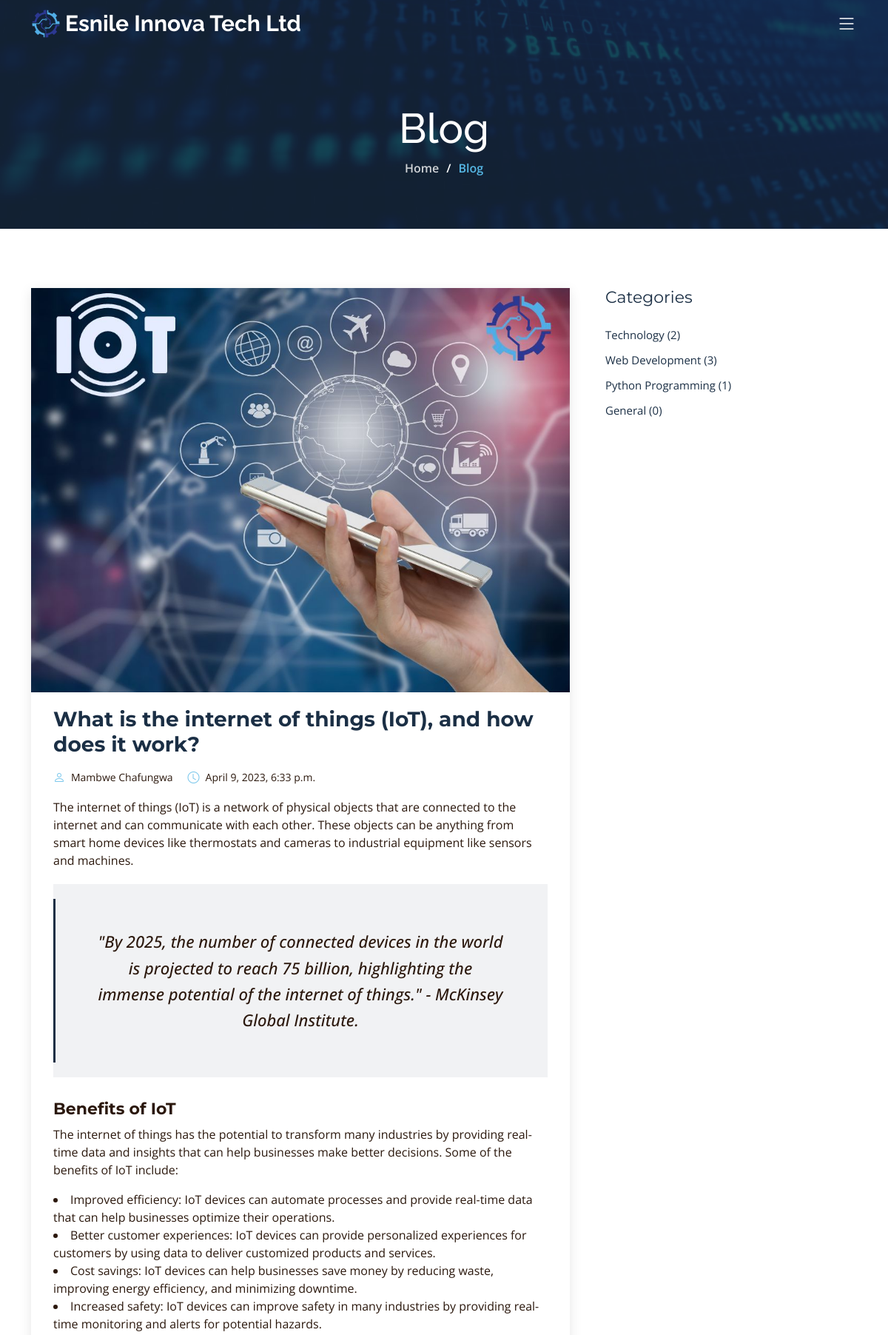
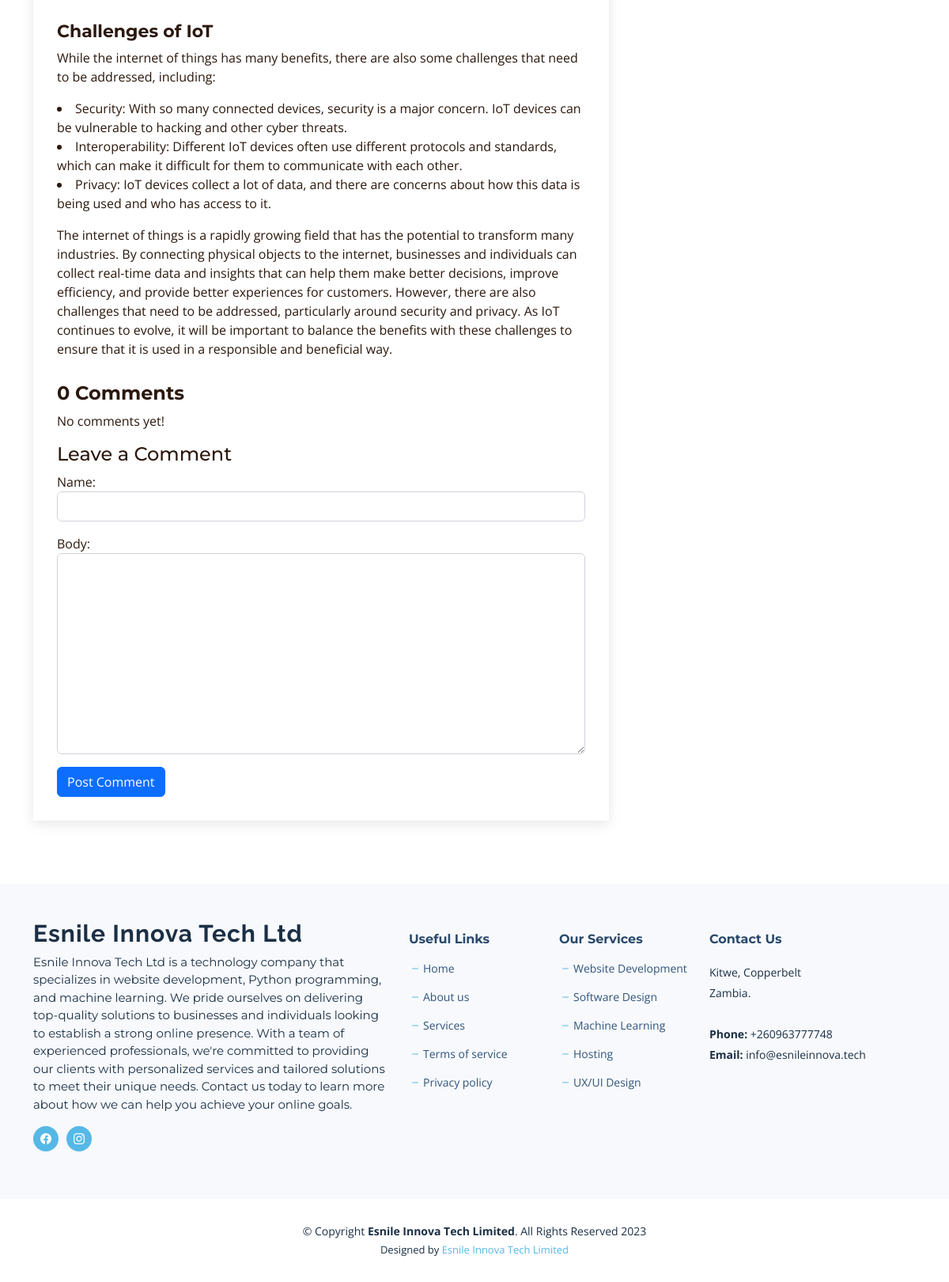
/internet-of-things/, run on the app's committed database (2 pictures, top to bottom).
### esnileupgrade/models.py (models this page shows, shortened)
class Post(models.Model):
    title = models.CharField(max_length=255)
    title_tag = models.CharField(max_length=255, default="Esnile Innova Tech Ltd")
    author = models.ForeignKey(User, on_delete=models.CASCADE, default=1)
    slug = models.SlugField()
    image = models.ImageField(null=True, blank=True, upload_to='blog_images/')
    intro = models.TextField()
    body = models.TextField()
    category = models.CharField(max_length=255)
    date_added = models.DateTimeField(auto_now_add=True)

class Category(models.Model):
    name = models.CharField(max_length=255)
    def __str__(self):
        return self.name
    def post_count(self):
        return Post.objects.filter(category=self).count()

### esnileupgrade/views.py (the view, shortened to what this page needs)
# urls.py: path('<slug:slug>/', PostDetail.as_view(), name='post_detail'),
class PostDetail(DetailView):
    model = Post
    template_name = 'blog/post_detail.html'
    slug_url_kwarg = 'slug'
    def get_object(self, queryset=None):
        slug = self.kwargs.get('slug')
        try:
            post = self.model.objects.get(slug=slug)
        except self.model.MultipleObjectsReturned:
            raise Http404("Multiple posts found matching the slug.")
        except self.model.DoesNotExist:
            raise Http404("Post not found.")
        return post
    def get_context_data(self, **kwargs):
        context = super().get_context_data(**kwargs)
        context['comment_form'] = CommentForm()
        categories = Category.objects.all()
        context['categories'] = categories
        return context

### esnileupgrade/forms.py
class CommentForm(forms.ModelForm):
    class Meta:
        model = Comment
        fields = ('name', 'body')
        widgets = {
            'name': forms.TextInput(attrs={'class':'form-control'}),
            'body': forms.Textarea(attrs={'class':'form-control'}),
        }

### esnileupgrade/templates/blog/post_detail.html (shortened to what this page needs)
{% extends 'blog/base.html' %}
{% block content %}
<div class="breadcrumbs d-flex align-items-center" style="background-image: url('../static/img/blog-header.jpg');">
  <div class="container position-relative d-flex flex-column align-items-center">
    <h2>Blog</h2>
    <ol>
      <li><a href="{% url 'home' %}">Home</a></li>
      <li>Blog</li>
    </ol>
  </div>
</div>
<section id="blog" class="blog">
  <div class="container" data-aos="fade-up">
    <div class="row g-5">
      <div class="col-lg-8" data-aos="fade-up" data-aos-delay="200">
        <article class="blog-details">
          {% if post.image %}
          <div class="post-img"><img src="{{post.image.url}}"  class="img-fluid" alt=""></div>
          {% endif %}
          <h2 class="title">{{ post.title }}</h2>
          <div class="meta-top">
            <ul>
              <li class="d-flex align-items-center"><i class="bi bi-person"></i> <a href="{% url 'post_detail' post.slug %}">{{ post.author.first_name }} {{ post.author.last_name }}</a></li>
              <li class="d-flex align-items-center"><i class="bi bi-clock"></i> <a href="{% url 'post_detail' post.slug %}"><time datetime="{{ post.date_added }}">{{ post.date_added }}</time></a></li>
            </ul>
          </div>
          <div class="content">
            <p>{{ post.body | safe }}</p>
          </div>
          <div class="comments">
            <h4 class="comments-count">{{ post.comments.count }} Comments</h4>
            {% for comment in post.comments.all %}
              <div id="comment-{{ comment.id }}" class="comment">
                <div>
                  <h5><a href="">{{ comment.name }}</a></h5>
                  <time datetime="{{ comment.date_added }}">{{ comment.date_added }}</time>
                  <p>{{ comment.body }}</p>
                </div>
              </div>
            {% empty %}
              <div class="notification">
                <p>No comments yet!</p>
              </div>
            {% endfor %}
          </div>
          <div class="reply-form">
            <h4>Leave a Comment</h4>
            <form method="post" action="{% url 'post_detail' slug=object.slug %}">
                {{ comment_form.as_p }}
              <div class="field">
                <div class="control">
                  <button type="submit" class="btn btn-primary">Post Comment</button>
                </div>
              </div>
            </form>
          </div>
        </article>
      </div>
      <div class="col-lg-4" data-aos="fade-up" data-aos-delay="300">
        <div class="sidebar">
          <h3 class="sidebar-title">Categories</h3>
          <div class="sidebar-item categories">
            <ul>
              <br>
             {% for category in categories %}
                <li><a href="{% url 'category' category.name %}">{{ category.name }} ({{ category.post_count }})</a></li>
                {% empty %}
                <li>No categories yet.</li>
                {% endfor %}
            </ul>
          </div>
        </div>
      </div>
    </div>
  </div>
</section>
{% endblock %}

### esnileupgrade/static/css/main.css (style rules this page uses)
body { font-family: var(--font-default); color: var(--color-default); }
a { color: var(--color-primary); text-decoration: none; transition: 0.3s; }
h1, h2, h3, h4, h5, h6 { font-family: var(--font-primary); }
section { overflow: hidden; padding: 80px 0; }
.breadcrumbs { padding: 140px 0 60px 0; min-height: 30vh; position: relative; background-size: cover; background-position: center; background-repeat: no-repeat; }
.breadcrumbs:before { content: ""; background-color: rgba(27, 47, 69, 0.7); position: absolute; inset: 0; }
.breadcrumbs h2 { font-size: 56px; font-weight: 500; color: #fff; font-family: var(--font-secondary); }
.breadcrumbs ol { display: flex; flex-wrap: wrap; list-style: none; padding: 0 0 10px 0; margin: 0; font-size: 16px; font-weight: 600; color: var(--color-primary); }
.breadcrumbs ol a { color: rgba(255, 255, 255, 0.8); transition: 0.3s; }
.breadcrumbs ol li+li { padding-left: 10px; }
.breadcrumbs ol li+li::before { display: inline-block; padding-right: 10px; color: #fff; content: "/"; }
.blog .blog-details { box-shadow: 0 4px 16px rgba(0, 0, 0, 0.1); padding: 30px; }
.blog .blog-details .post-img { margin: -30px -30px 20px -30px; overflow: hidden; }
.blog .blog-details .title { font-size: 28px; font-weight: 700; padding: 0; margin: 20px 0 0 0; color: var(--color-secondary); }
.blog .blog-details .content { margin-top: 20px; }
.blog .blog-details .content h3 { font-size: 22px; margin-top: 30px; font-weight: bold; }
.blog .blog-details .content blockquote { overflow: hidden; background-color: rgba(27, 47, 69, 0.06); padding: 60px; position: relative; text-align: center; margin: 20px 0; }
.blog .blog-details .content blockquote p { color: var(--color-default); line-height: 1.6; margin-bottom: 0; font-style: italic; font-weight: 500; font-size: 22px; }
.blog .blog-details .content blockquote:after { content: ""; position: absolute; left: 0; top: 0; bottom: 0; width: 3px; background-color: var(--color-secondary); margin-top: 20px; margin-bottom: 20px; }
.blog .blog-details .meta-top { margin-top: 20px; color: var(--color-gray); }
.blog .blog-details .meta-top ul { display: flex; flex-wrap: wrap; list-style: none; align-items: center; padding: 0; margin: 0; }
.blog .blog-details .meta-top ul li+li { padding-left: 20px; }
.blog .blog-details .meta-top i { font-size: 16px; margin-right: 8px; line-height: 0; color: rgba(86, 184, 230, 0.8); }
.blog .blog-details .meta-top a { color: var(--color-gray); font-size: 14px; display: inline-block; line-height: 1; }
.blog .sidebar .sidebar-title { font-size: 22px; font-weight: 400; padding: 0; margin: 0; color: var(--color-secondary); }
.blog .sidebar .categories ul { list-style: none; padding: 0; }
.blog .sidebar .categories ul li+li { padding-top: 10px; }
.blog .sidebar .categories ul a { color: var(--color-secondary); font-size: 15px; }
.blog .comments { margin-top: 30px; }
.blog .comments .comments-count { font-weight: bold; }

### data on the page
Post: image (picture), title "What is the internet of things (IoT), and how does it work?", author.first_name "Mambwe", author.last_name "Chafungwa", date_added "April 9, 2023, 6:33 p.m.", body "The internet of things (IoT) is a network of physical objects that are connected to the internet and can communicate with each other. These objects can be anything from smart home devices like thermostats and cameras to industrial equipment like sensors and machines. \"By 2025, the number of connected devices in the world is projected to reach 75 billion, highlighting the immense potential of the internet of things.\" - McKinsey Global Institute. Benefits of IoT The internet of things has the potential to transform many industries by providing real-time data and insights that can help businesses make better decisions. Some of the benefits of IoT include: Improved efficiency: IoT devices can…", comments.count "0"
Category: name "Technology", post_count "2"
Category: name "Web Development", post_count "3"
Category: name "Python Programming", post_count "1"
Category: name "General", post_count "0"
